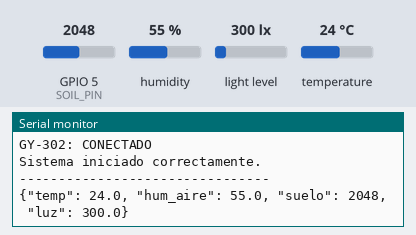
This program was run on a simulated ESP32-S3. On the bench: the last lines printed to the serial monitor. The test bench sets the inputs (shaded band); at power-on: humidity 55 %, light level 300 lx, GPIO 5 (SOIL_PIN) = 2048, temperature 24 °C (analog values on the 0–4095 scale).

Above: at 2.2 s.
2.3 s: humidity set to 22 %
At 4.1 s:
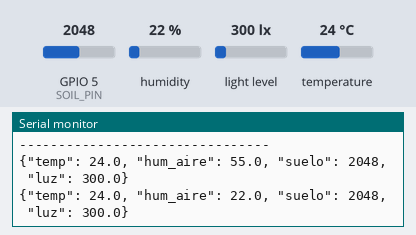
5.0 s: light level set to 40 lx
At 6.5 s:
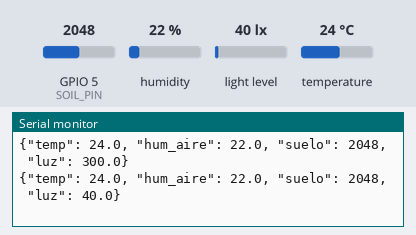
7.7 s: GPIO 5 (SOIL_PIN) set to 2866
At 10.1 s:
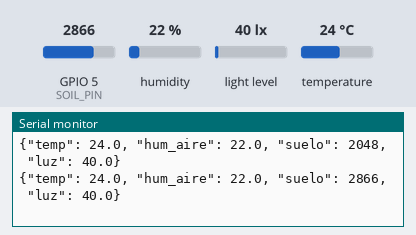
10.4 s: temperature set to 12 °C
At 12.5 s:
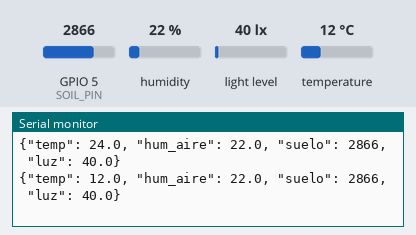
13.1 s: light level set to 500 lx
At 13.8 s:
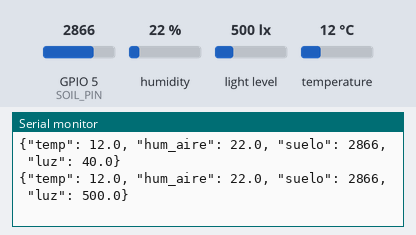
15.8 s: GPIO 5 (SOIL_PIN) set to 3972
At 18.6 s:
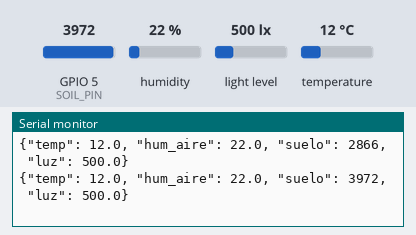
Timing chart, 0 to 19.5 s (numbered marks = the images above; inputs shaded):
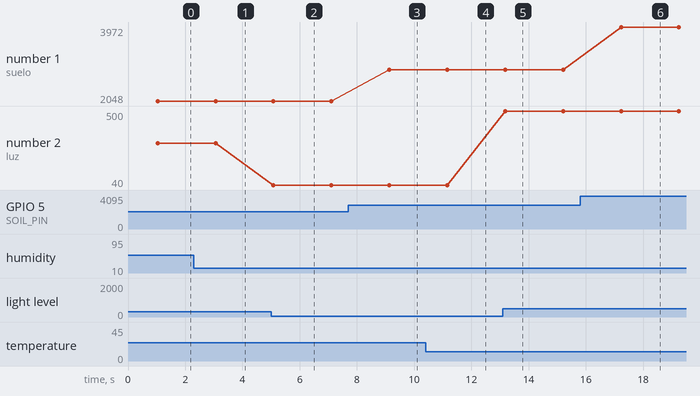

Measured:
- after the input at 2.3 s, the serial monitor: prints a new line after 0.76 s (image 1)
- after the input at 5.0 s, the serial monitor: prints a new line after 0.08 s (image 2)
- after the input at 7.7 s, the serial monitor: prints a new line after 1.4 s (image 3)
- after the input at 10.4 s, the serial monitor: prints a new line after 0.76 s (image 4)
- after the input at 13.1 s, the serial monitor: prints a new line after 0.08 s (image 5)
- after the input at 15.8 s, the serial monitor: prints a new line after 1.4 s (image 6)
- plotted number 1: 2048 → 2866 after the input at 7.7 s, 2866 → 3972 after the input at 15.8 s
- plotted number 2: 300 → 40 after the input at 5.0 s, 40 → 500 after the input at 13.1 s

The program:

main.cpp
```cpp
#include <BH1750.h>
#include <DHT.h>
#include <Wire.h>

// -----------------------------
// CONFIGURACION DE PINES
// -----------------------------

#define DHT_PIN 4
#define DHT_TYPE DHT11

#define SOIL_PIN 5

#define SDA_PIN 8
#define SCL_PIN 9

// -----------------------------
// OBJETOS DE LOS SENSORES
// -----------------------------

DHT dht(DHT_PIN, DHT_TYPE);
BH1750 lightSensor;

// -----------------------------
// CONFIGURACION INICIAL
// -----------------------------

void setup() {
  Serial.begin(115200);
  delay(1000);

  Serial.println();
  Serial.println("================================");
  Serial.println("  COMPLEXNET - BALIZA ESP32 S3  ");
  Serial.println("================================");

  // Configurar sensor DHT11
  dht.begin();

  // Configurar sensor analogico
  analogReadResolution(12);

  // Configurar comunicacion I2C
  Wire.begin(SDA_PIN, SCL_PIN);

  // Iniciar GY-302 en direccion 0x23
  if (lightSensor.begin(BH1750::CONTINUOUS_HIGH_RES_MODE, 0x23, &Wire)) {
    Serial.println("GY-302: CONECTADO");
  } else {
    Serial.println("ERROR: GY-302 NO DETECTADO");
  }

  Serial.println("Sistema iniciado correctamente.");
  Serial.println("--------------------------------");
}

// -----------------------------
// LECTURA DE LOS SENSORES
// -----------------------------

void loop() {
  // Temperatura y humedad ambiental
  float temperatura = dht.readTemperature();
  float humedadAire = dht.readHumidity();

  // Humedad de la tierra (ADC 12 bits: 0 a 4095)
  int humedadTierra = analogRead(SOIL_PIN);

  // Intensidad de luz en lux
  float luz = lightSensor.readLightLevel();

  // Emision de datos en formato JSON para ComplexNet API
  Serial.print("{\"temp\": ");
  if (isnan(temperatura)) {
    Serial.print("null");
  } else {
    Serial.print(temperatura, 1);
  }

  Serial.print(", \"hum_aire\": ");
  if (isnan(humedadAire)) {
    Serial.print("null");
  } else {
    Serial.print(humedadAire, 1);
  }

  Serial.print(", \"suelo\": ");
  Serial.print(humedadTierra);

  Serial.print(", \"luz\": ");
  if (luz < 0) {
    Serial.print("null");
  } else {
    Serial.print(luz, 1);
  }
  Serial.println("}");

  delay(2000);
}
```
